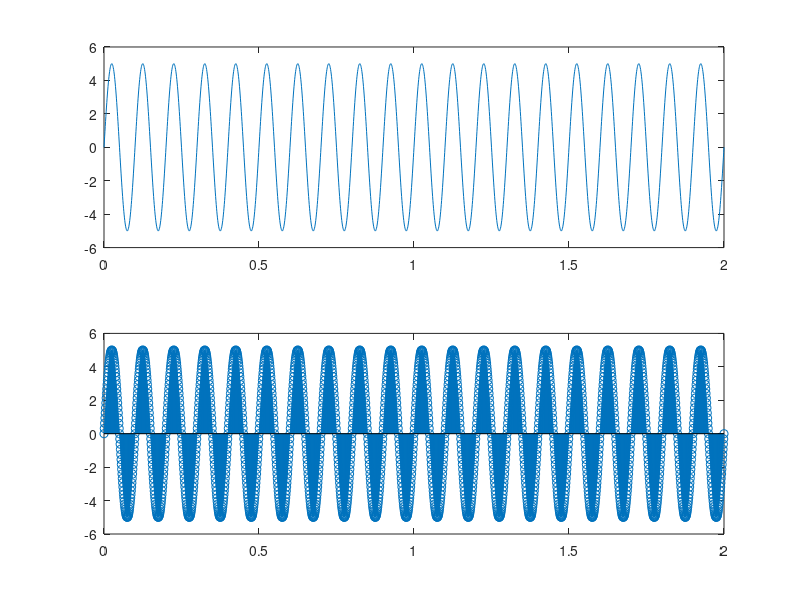

The MATLAB source for this figure:
a=5;
f=10;
ph=0;
fs=100*f;
T=2;
t=(0:1/fs:T);
x=a*sin(2*pi*f*t+ph);

subplot(2,1,1);
plot(t,x);

subplot(2,1,2);

stem(t,x);
